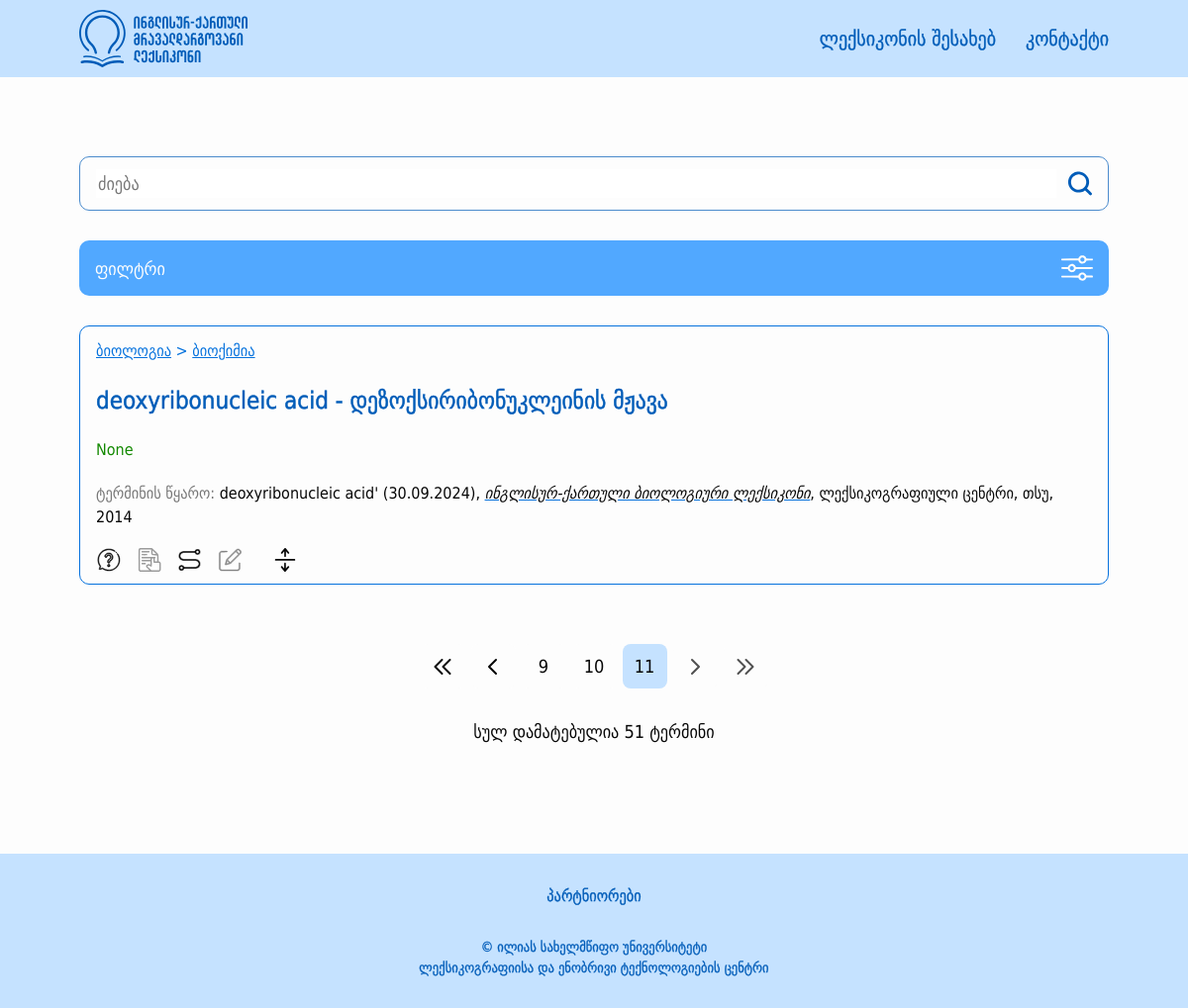
/page/11, run on the app's committed database.
### src/models/terms.py (models this page shows, shortened)
class Category(BaseModel):
    __tablename__ = "categories"
    id = db.Column(db.Integer, primary_key=True)
    name = db.Column(db.String(50), nullable=False)
    parent_id = db.Column(db.Integer, db.ForeignKey("categories.id"), nullable=True)
    is_active = db.Column(db.Boolean, default=True)
    children = db.relationship('Category', backref=db.backref('parent', remote_side=[id]), order_by="Category.name.asc()")
    def get_parents(self):
        parents = []
        if self.parent:
            parents.extend(self.parent.get_parents())
            parents.append(self.parent)
        return parents

class Term(BaseModel):
    __tablename__ = 'terms'
    id = db.Column(db.Integer, primary_key=True)
    geo_word = db.Column(db.String(100), nullable=False)
    eng_word = db.Column(db.String(100), nullable=False)
    grammar_form = db.Column(db.String(50), nullable=True)
    term_source = db.Column(db.Text, nullable=False)
    definition = db.Column(db.Text, nullable=False)
    definition_source = db.Column(db.Text, nullable=False)
    term_type = db.Column(db.String(50), nullable=True)
    context = db.Column(db.Text, nullable=True)
    context_source = db.Column(db.Text, nullable=True)
    comment = db.Column(db.Text, nullable=True)
    english_synonyms = db.Column(db.Text, nullable=True)
    stylistic_label = db.Column(db.String(50), nullable=True)
    is_active = db.Column(db.Boolean, default=True)
    category = db.relationship("Category", secondary="terms_categories", backref="terms")
    def has_synonyms_or_relations(self):
        connections = ConnectedTerm.query.filter((ConnectedTerm.term1_id == self.id) | (ConnectedTerm.term2_id == self.id)).first()
        return connections != None
    def get_category_tree(self):
        category_trees = []
        for category in self.category:
            categories = category.get_parents()
            categories.append(category)
            category_trees.append(categories)
        branched_tree = {}
        for category_tree in category_trees:
            current_dict = branched_tree
            for category in category_tree:
                if category not in current_dict:
                    current_dict[category] = {}
                current_dict = current_dict[category]
        return branched_tree

### src/views/main/routes.py (the view, shortened to what this page needs)
@main_blueprint.route("/")
@main_blueprint.route("/page/<int:page>")
def home(page=1):
    items = About.query.all()
    root_categories = Category.query.filter(Category.parent_id.is_(None), Category.is_active == True).all()
    filtered_categories = []
    terms = Term.query.filter(Term.is_active == True, Term.category.any(Category.is_active == True))
    search_word = request.args.get("searchWord", "")
    if search_word:
        terms = terms.filter(Term.geo_word.ilike(f"%{search_word}%") | Term.eng_word.ilike(f"%{search_word}%") | Term.english_synonyms.ilike(f"%{search_word}%"))
    search_letter = request.args.get("searchLetter", "")
    if search_letter:
        terms = terms.filter(Term.geo_word.ilike(f"{search_letter}%") | Term.eng_word.ilike(f"{search_letter}%"))
    categories = request.args.get("categories")
    if categories:
        categories = unquote(categories).split(",")
        filtered_categories = Category.query.filter(Category.id.in_(categories)).all()
        terms = terms.join(Term.category).filter(Category.id.in_(categories))
    sort = request.args.get("sortType")
    print(search_letter, search_word, categories, sort)
    terms = terms.paginate(per_page=5, page=page)
    return render_template("main/main.html", terms=terms,
                           root_categories=root_categories, filtered_categories=filtered_categories,
                           search_word=search_word, search_letter=search_letter, items=items)

### src/templates/main/main.html (shortened to what this page needs)
{% extends 'layouts/base.html' %}
{% from "macros.html" import create_term_card %}
{% block content %}
    <div class="main-outer edge-padding">
        <main class="main-content width-limiter">
            <section class="right-section">
                <section class="search-controls">
                    <div class="search-input-container">
                        <input class="search-input" type="text" placeholder="ძიება" id="searchWord"
                               value="{{ search_word }}"/>
                        <a>
                            <button class="search-button" id="searchButton">
                                <img class="search-button-img"
                                     src="{{ url_for('static', filename='images/search.svg') }}"
                                     alt="search"/>
                            </button>
                        </a>
                    </div>
                    <button id="filter-modal-open-button" class="filter-modal-toggle">
                        <span>ფილტრი</span>
                        <img src="{{ url_for('static', filename='images/filter.svg') }}"/>
                    </button>
                </section>
                {% if terms.items %}
                    <section id="term-list">
                        {% for term in terms.items %}
                            {{ create_term_card(term) }}
                        {% endfor %}
                    </section>
                    <div class="term-list-bottom-bar">
                        <ul class="pagination">
                            {% set query_string = request.query_string.decode() %}
                            {% set current_page = request.view_args.get("page", 1) %}
                            <li class="pagination-item">
                                <a href="{{ url_for("main.home", page=1) }}?{{ query_string }}"
                                   class="pagination-link {% if not terms.has_prev %} disabled {% endif %}">
                                    <img src="{{ url_for('static', filename='images/double-left.svg') }}"
                                         alt="first page"/>
                                </a>
                            </li>
                            <li class="pagination-item">
                                <a href="{{ url_for("main.home", page=current_page - 1) }}?{{ query_string }}"
                                   class="pagination-link{% if not terms.has_prev %} disabled {% endif %}">
                                    <img src="{{ url_for('static', filename='images/left.svg') }}"
                                         alt="previous page"/>
                                </a>
                            </li>
                            {%- for page in terms.iter_pages(left_edge=0, left_current=2, right_current=2, right_edge=0) -%}
                                {%- if page -%}
                                    <li class="pagination-item">
                                        <a href="{{ url_for("main.home", page=page) }}?{{ query_string }}"
                                           class="pagination-link {% if page == current_page %} active {% endif %}">
                                            {{- page -}}
                                        </a>
                                    </li>
                                {%- endif -%}
                            {%- endfor -%}
                            <li class="pagination-item">
                                <a href="{{ url_for("main.home", page=current_page + 1) }}?{{ query_string }}"
                                   class="pagination-link {% if not terms.has_next %} disabled {% endif %}">
                                    <img src="{{ url_for('static', filename='images/right.svg') }}" alt="next page"/>
                                </a>
                            </li>
                            <li class="pagination-item">
                                <a href="{{ url_for("main.home", page=terms.pages) }}?{{ query_string }}"
                                   class="pagination-link {% if not terms.has_next %} disabled {% endif %}">
                                    <img src="{{ url_for('static', filename='images/double-right.svg') }}"
                                         alt="last page"/>
                                </a>
                            </li>
                        </ul>
                        {% if request.query_string.decode() == "" %}
                            <span class="search-result-number">სულ დამატებულია {{ terms.total }} ტერმინი</span>
                        {% else %}
                            <span class="search-result-number">სულ ნაპოვნია {{ terms.total }} ტერმინი</span>
                        {% endif %}
                    </div>
                {% endif %}
            </section>
        </main>
    </div>
{% endblock %}

### src/templates/macros.html (shortened to what this page needs)
{% macro is_active(page) %}
    {% if request.endpoint.endswith(page) %}
        active-nav-link
    {% else %}
        nav-link
    {% endif %}
{% endmacro %}
{% macro render_subcategories(subcategories) %}
    {% for subcategory in subcategories.keys() %}
        <a href="{{ url_for('main.home', categories=subcategory.id) }}," style="display: inline-block;">
            {{ subcategory.name }}
        </a>
    {% endfor %}
{% endmacro %}
{% macro create_term_card(term) %}
    <article class="term-card">
        {% set categories = term.get_category_tree() %}
        {% for category in categories.keys() %}
            <div class="field">
                <a href="{{ url_for('main.home', categories=category.id) }}," style="display: inline-block;">
                    {{ category.name }}
                </a>
                {% for subcategory in categories.values() if subcategory %}
                    > {{ render_subcategories(subcategory) }}
                {% endfor %}
            </div>
        {% endfor %}
        <a href="{{ url_for('main.term_detail', term_id=term.id) }}" class="unstyled-link">
            <h3 class="word-pair">{{ term.eng_word }} - {{ term.geo_word }}</h3>
        </a>
        <span class="word-type abbr-support">{{ term.grammar_form }}</span>
        <p class="term-source abbr-support">
            <span class="term-source-label">ტერმინის წყარო:</span>
            {{ term.term_source | safe }}
        </p>
        <section class="term-controls">
            <button class="term-button definition-button" title="განმარტების ჩვენება"
                    data-target="definition-{{ term.id }}">
            </button>
            <button class="term-button context-button" data-target="context-{{ term.id }}"
                    {% if not term.context %}
                    title="კონტექსტი ამ ტერმინს არ აქვს" disabled
                    {% else %}
                    title="კონტექსტის ჩვენება"
                    {% endif %}>
            </button>
            <button class="term-button synonym-button" data-target="connected-{{ term.id }}"
                    {% if not term.has_synonyms_or_relations() %}
                    title="დაკავშირებული სიტყვები და სინონიმები ამ ტერმინს არ აქვს" disabled
                    {% else %}
                    title="დაკავშირებული სიტყვების და სინონიმების ჩვენება"
                    {% endif %}>
            </button>
            <button class="term-button comment-button" data-target="comment-{{ term.id }}"
                    {% if not term.comment %}
                    title="კომენტარი ამ ტერმინს არ აქვს" disabled
                    {% else %}
                    title="კომენტარის ჩვენება"
                    {% endif %}>
            </button>
            <button class="term-button toggle-all-button" data-target="{{ term.id }}">
            </button>
        </section>
    </article>
{% endmacro %}

### src/static/styles/global.css (style rules this page uses)
:root { --color-light-blue: 197, 226, 255; --color-light-blue-2: 143, 199, 255; --color-blue: 6, 114, 221; --color-blue-1: 81, 168, 255; --color-blue-2: 0, 92, 184; --color-white: 253, 253, 253; --color-black: 7, 7, 7; --color-gray: 119, 119, 119; --color-gray-2: 237, 237, 237; --color-green: 19, 137, 0; --color-red: 229, 0, 0; }
*, *::before, *::after { box-sizing: border-box; }
* { margin: 0; }
body { line-height: 1.5; -webkit-font-smoothing: antialiased; }
img, picture, video, canvas, svg { display: block; max-width: 100%; }
input, button, textarea, select { font: inherit; }
p, h1, h2, h3, h4, h5, h6 { overflow-wrap: break-word; }
* { color: rgb(var(--color-black)); font-family: 'DejaVu Sans Condensed', sans-serif; }
body { display: flex; min-height: 100vh; flex-direction: column; background-color: rgb(var(--color-white)); }
ul { list-style: none; padding: 0; margin: 0; }
button { all: unset; cursor: pointer; box-sizing: border-box; }

### src/static/styles/shared.css (style rules this page uses)
.edge-padding { padding: 10px 20px; }
.width-limiter { max-width: 1300px; margin: 0 auto; }
.search-input-container { width: 100%; display: flex; padding: 12px 16px; gap: 12px; border-radius: 10px; border: 1px solid rgb(var(--color-blue-2), 0.7); }
.search-input-container a { display: flex; }
.search-input { flex: 1; font-size: 18px; border: none; outline: none; color: rgb(var(--color-black)); }
.search-input::placeholder { color: rgb(var(--color-gray)); }
.main-outer { padding-top: 60px; padding-bottom: 100px; flex: 1; }
.term-list-bottom-bar { margin-top: 48px; display: flex; gap: 8px; align-items: center; flex-direction: column; gap: 24px; }
.search-result-number { display: inline; }
.pagination { display: flex; gap: 4px; margin: 0 auto; width: fit-content; }
.pagination .pagination-link { all: unset; display: flex; background-color: rgb(var(--color-white)); width: 32px; height: 32px; align-items: center; justify-content: center; font-size: 18px; border-radius: 8px; cursor: pointer; }
.pagination .pagination-link.active { background-color: rgb(var(--color-light-blue)); }
.pagination .pagination-link.disabled { background-color: rgb(var(--color-white)); opacity: 0.7; cursor: default; pointer-events: none; }
.unstyled-link { text-decoration: none; color: inherit; }
@media screen and (min-width: 768px) { .edge-padding { padding: 10px 80px; } }
@media screen and (min-width: 768px) { .main-outer { padding: 80px; padding-bottom: 110px; } }
@media screen and (min-width: 768px) { .search-result-number { font-size: 18px; } }
@media screen and (min-width: 768px) { .pagination { gap: 6px; } }
@media screen and (min-width: 768px) { .term-list-bottom-bar { margin-top: 60px; gap: 30px; } }
@media screen and (min-width: 768px) { .pagination .pagination-link { width: 45px; height: 45px; } }

### src/static/styles/other.css (style rules this page uses)
.main-outer { display: flex; }
main { display: flex; flex: 1; }

### data on the page
Term: eng_word "deoxyribonucleic acid", geo_word "დეზოქსირიბონუკლეინის მჟავა", grammar_form "None", term_source "deoxyribonucleic acid' (30.09.2024), ინგლისურ-ქართული ბიოლოგიური ლექსიკონი , ლექსიკოგრაფიული ცენტრი, თსუ, 2014"
Category: name "ბიოლოგია"
Category: name "ბიოქიმია"

### other printed values
{{ page }} "9" "10" "11"
{{ terms.total }} "51"
